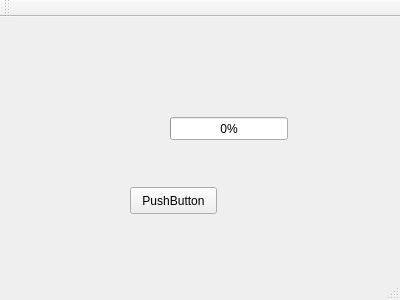
<?xml version="1.0" encoding="UTF-8"?>
<ui version="4.0">
 <class>MainWindow</class>
 <widget class="QMainWindow" name="MainWindow">
  <property name="geometry">
   <rect>
    <x>0</x>
    <y>0</y>
    <width>400</width>
    <height>300</height>
   </rect>
  </property>
  <property name="windowTitle">
   <string>MainWindow</string>
  </property>
  <widget class="QWidget" name="centralWidget">
   <widget class="QProgressBar" name="progressBar">
    <property name="geometry">
     <rect>
      <x>170</x>
      <y>100</y>
      <width>118</width>
      <height>23</height>
     </rect>
    </property>
    <property name="value">
     <number>0</number>
    </property>
   </widget>
   <widget class="QPushButton" name="pushButton">
    <property name="geometry">
     <rect>
      <x>130</x>
      <y>170</y>
      <width>87</width>
      <height>27</height>
     </rect>
    </property>
    <property name="text">
     <string>PushButton</string>
    </property>
   </widget>
  </widget>
  <widget class="QMenuBar" name="menuBar">
   <property name="geometry">
    <rect>
     <x>0</x>
     <y>0</y>
     <width>400</width>
     <height>25</height>
    </rect>
   </property>
  </widget>
  <widget class="QToolBar" name="mainToolBar">
   <attribute name="toolBarArea">
    <enum>TopToolBarArea</enum>
   </attribute>
   <attribute name="toolBarBreak">
    <bool>false</bool>
   </attribute>
  </widget>
  <widget class="QStatusBar" name="statusBar"/>
 </widget>
 <layoutdefault spacing="6" margin="11"/>
 <resources/>
 <connections/>
</ui>
